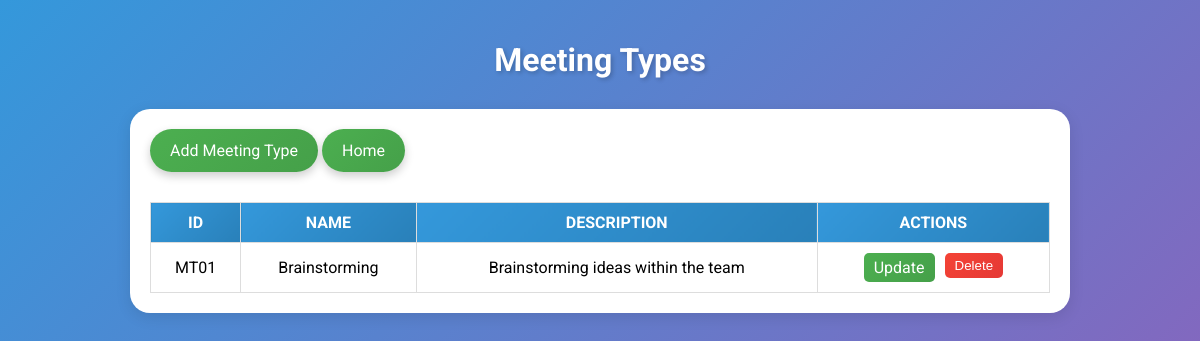
Screenshot of /homepage/meetings/lecturer with the database file from the repository.
### college/models.py (models this page shows)
class MeetingType(models.Model):
    typeID = models.CharField(max_length=10, primary_key=True)
    typeName = models.CharField(max_length=50)
    description = models.TextField(max_length=200, null=True)

### college/views.py (the view)
# urls.py: path('meetings/lecturer', views.meeting_lecturer, name='meeting_lecturer'),
def meeting_lecturer(request):
    meeting_types = MeetingType.objects.all()
    return render(request, 'meeting_lecturer.html', {'meeting_types': meeting_types})

### college/templates/meeting_lecturer.html (shortened to what this page needs)
<!DOCTYPE html>
<html lang="en">
<head>
</head>
<body>
    <h1>Meeting Types</h1>
    <div class="container">
        <a href="{% url 'add_meeting_type' %}" class="add-meeting-button">Add Meeting Type</a>
        <a href="{% url 'lecturer_detail' %}" class="home-link">Home</a>
        <table>
            <thead>
                <tr>
                    <th>ID</th>
                    <th>Name</th>
                    <th>Description</th>
                    <th>Actions</th>
                </tr>
            </thead>
            <tbody>
                {% for meeting in meeting_types %}
                <tr>
                    <td>{{ meeting.typeID }}</td>
                    <td>{{ meeting.typeName }}</td>
                    <td>{{ meeting.description }}</td>
                    <td>
                        <div class="actions">
                            <a href="{% url 'update_meeting_type' meeting.typeID %}">Update</a>
                            <form action="{% url 'delete_meeting_type' meeting.typeID %}" method="post" style="display:inline;">
                                <button type="submit" onclick="return confirm('Are you sure you want to delete this meeting type?')">Delete</button>
                            </form>
                        </div>
                    </td>
                </tr>
                {% empty %}
                <tr>
                    <td colspan="4">No meeting types available.</td>
                </tr>
                {% endfor %}
            </tbody>
        </table>
    </div>
</body>
</html>

### college/templates/meeting_lecturer.html (style rules this page uses)
body { font-family: 'Roboto', sans-serif; background-color: #f4f7f8; margin: 0; padding: 20px; display: flex; flex-direction: column; align-items: center; min-height: 100vh; background: linear-gradient(135deg, #3498db, #9b59b6); }
h1 { color: white; margin-bottom: 30px; text-shadow: 2px 2px 4px rgba(0, 0, 0, 0.2); }
.container { background-color: white; border-radius: 20px; box-shadow: 0 4px 15px rgba(0, 0, 0, 0.1); padding: 20px; width: 100%; max-width: 900px; }
.add-meeting-button, .home-link { display: inline-block; padding: 12px 20px; margin-bottom: 20px; background: linear-gradient(135deg, #4CAF50, #45a049); color: white; text-decoration: none; border-radius: 30px; text-align: center; transition: background 0.3s, transform 0.3s, box-shadow 0.3s; box-shadow: 0 4px 10px rgba(0, 0, 0, 0.2); }
table { width: 100%; border-collapse: collapse; margin-top: 10px; }
th, td { border: 1px solid #ddd; padding: 10px; text-align: center; font-size: 1em; }
th { background: linear-gradient(135deg, #3498db, #2980b9); color: white; text-transform: uppercase; }
.actions { display: flex; justify-content: center; gap: 10px; }
.actions a, .actions form button { padding: 5px 10px; color: white; border: none; border-radius: 5px; transition: background 0.3s; }
.actions a { background: linear-gradient(135deg, #4CAF50, #45a049); text-decoration: none; }
.actions form button { background: linear-gradient(135deg, #f44336, #e53935); cursor: pointer; border-radius: 5px; }

### rows the page displays
MeetingType: typeID "MT01", typeName "Brainstorming", description "Brainstorming ideas within the team"
